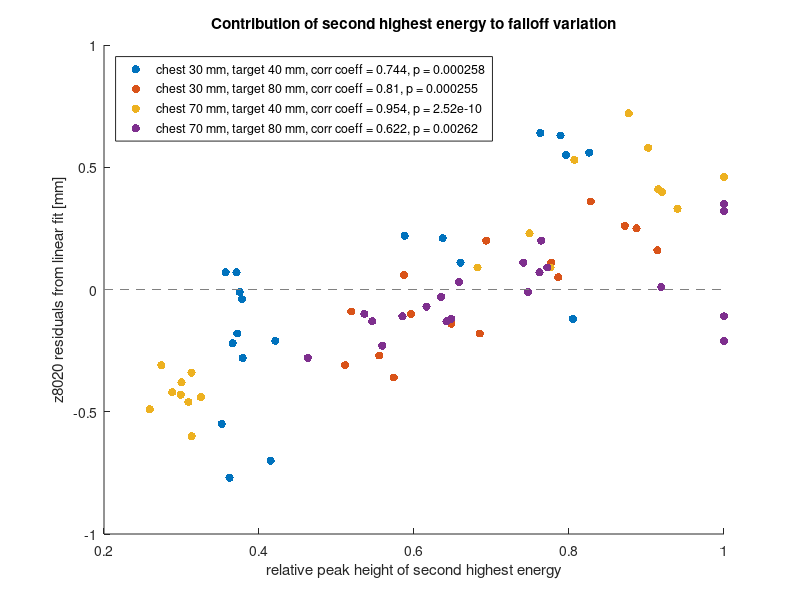

Write the MATLAB code that produced this figure.
% Find contributions of second highest energy to falloff z8020 variation.
% The residuals come from a linear fit (sofar in Excel).
% The relative peak heights of the second last energy  were manually
% derived from the plots (figs_lungXX). 

clear
% close all

% set data
residualsLinearFit3040 = [0.22,-0.22,0.11,-0.21,0.21,-0.18,-0.28,0.64,-0.70,-0.12,...
    -0.04,0.63,0.56,0.07,0.07,0.55,-0.01,-0.55,-0.77];

relPeakHeightSecond3040 = [0.588,0.366,0.660,0.421,0.637,0.372,0.379,0.763,...
    0.415,0.805,0.378,0.789,0.826,0.357,0.371,0.796,0.375,0.352,0.362];

residualsLinearFit3080 = [-0.36,0.25,-0.14,0.11,-0.27,0.26,-0.10,-0.09,...
    0.36,0.06,0.20,0.16,0.05,-0.31,-0.18];

relPeakHeightSecond3080 = [0.574,0.887,0.648,0.777,0.555,0.872,0.596,...
    0.519,0.828,0.587,0.693,0.914,0.786,0.511,0.685];

residualsLinearFit7040 = [0.33,0.09,-0.60,0.09,0.40,0.23,-0.46,-0.44,...
    0.41,-0.43,0.53,-0.34,0.46,-0.42,0.58,-0.49,-0.38,-0.31,0.72];

relPeakHeightSecond7040 = [0.940,0.776,0.313,0.682,0.920,0.749,0.309,...
    0.325,0.915,0.299,0.807,0.313,1,0.288,0.902,0.259,0.300,0.274,0.877];

residualsLinearFit7080 = [-0.13,-0.23,0.07,-0.28,-0.07,-0.11,0.11,0.35,...
    -0.03,-0.10,0.20,0.35,0.03,-0.13,0.09,0.32,-0.12,-0.01,-0.21,-0.11,0.01];

relPeakHeightSecond7080 = [0.642,0.559,0.762,0.463,0.616,0.585,0.741,...
    1,0.635,0.536,0.764,1,0.658,0.546,0.772,1,0.648,0.747,1,1,0.919];

% calculate covariance matrix
% covMx3040 = cov([residualsLinearFit3040; relPeakHeightSecond3040]');
% covMx3080 = cov([residualsLinearFit3080; relPeakHeightSecond3080]');
% covMx7040 = cov([residualsLinearFit7040; relPeakHeightSecond7040]');
% covMx7080 = cov([residualsLinearFit7080; relPeakHeightSecond7080]');
% 
% covVal3040 = covMx3040(2,1) / sqrt(covMx3040(1,1)) / sqrt(covMx3040(2,2));
% covVal3080 = covMx3080(2,1) / sqrt(covMx3080(1,1)) / sqrt(covMx3080(2,2));
% covVal7040 = covMx7040(2,1) / sqrt(covMx7040(1,1)) / sqrt(covMx7040(2,2));
% covVal7080 = covMx7080(2,1) / sqrt(covMx7080(1,1)) / sqrt(covMx7080(2,2));

% calculate correlation coefficients r and p-values
[r3040,pMx3040] = corrcoef([residualsLinearFit3040; relPeakHeightSecond3040]');
[r3080,pMx3080] = corrcoef([residualsLinearFit3080; relPeakHeightSecond3080]');
[r7040,pMx7040] = corrcoef([residualsLinearFit7040; relPeakHeightSecond7040]');
[r7080,pMx7080] = corrcoef([residualsLinearFit7080; relPeakHeightSecond7080]');

corrcoeff = [r3040(2,1); r3080(2,1); r7040(2,1); r7080(2,1)];
p = [pMx3040(2,1); pMx3080(2,1); pMx7040(2,1); pMx7080(2,1)];


% create scatter plot for all setups
contributionFig = figure;
title('Contribution of second highest energy to falloff variation')
hold on
scatter(relPeakHeightSecond3040,residualsLinearFit3040,'filled')
scatter(relPeakHeightSecond3080,residualsLinearFit3080,'filled')
scatter(relPeakHeightSecond7040,residualsLinearFit7040,'filled')
scatter(relPeakHeightSecond7080,residualsLinearFit7080,'filled')
plot([.2 1],[0 0],'--','color',[.5 .5 .5])
legend(['chest 30 mm, target 40 mm, corr coeff = ' num2str(corrcoeff(1),3) ', p = ' num2str(p(1),3)], ...
    ['chest 30 mm, target 80 mm, corr coeff = ' num2str(corrcoeff(2),3) ', p = ' num2str(p(2),3)], ...
    ['chest 70 mm, target 40 mm, corr coeff = ' num2str(corrcoeff(3),3) ', p = ' num2str(p(3),3)], ...
    ['chest 70 mm, target 80 mm, corr coeff = ' num2str(corrcoeff(4),3) ', p = ' num2str(p(4),3)], ...
    'location','northwest')
xlabel('relative peak height of second highest energy')
ylabel('z8020 residuals from linear fit [mm]')


%% save results and figure
save('C:\Matlab\Analysis phantom degradation\weight_analysis\contributionCovarianceResults',...
    'residualsLinearFit3040','residualsLinearFit3080','residualsLinearFit7040','residualsLinearFit7080',...
    'relPeakHeightSecond3040','relPeakHeightSecond3080','relPeakHeightSecond7040','relPeakHeightSecond7080',...
    'corrcoeff','p')
savefig(contributionFig,...
    'C:\Matlab\Analysis phantom degradation\weight_analysis\contributionSecondMaxEnergyToFalloff')

